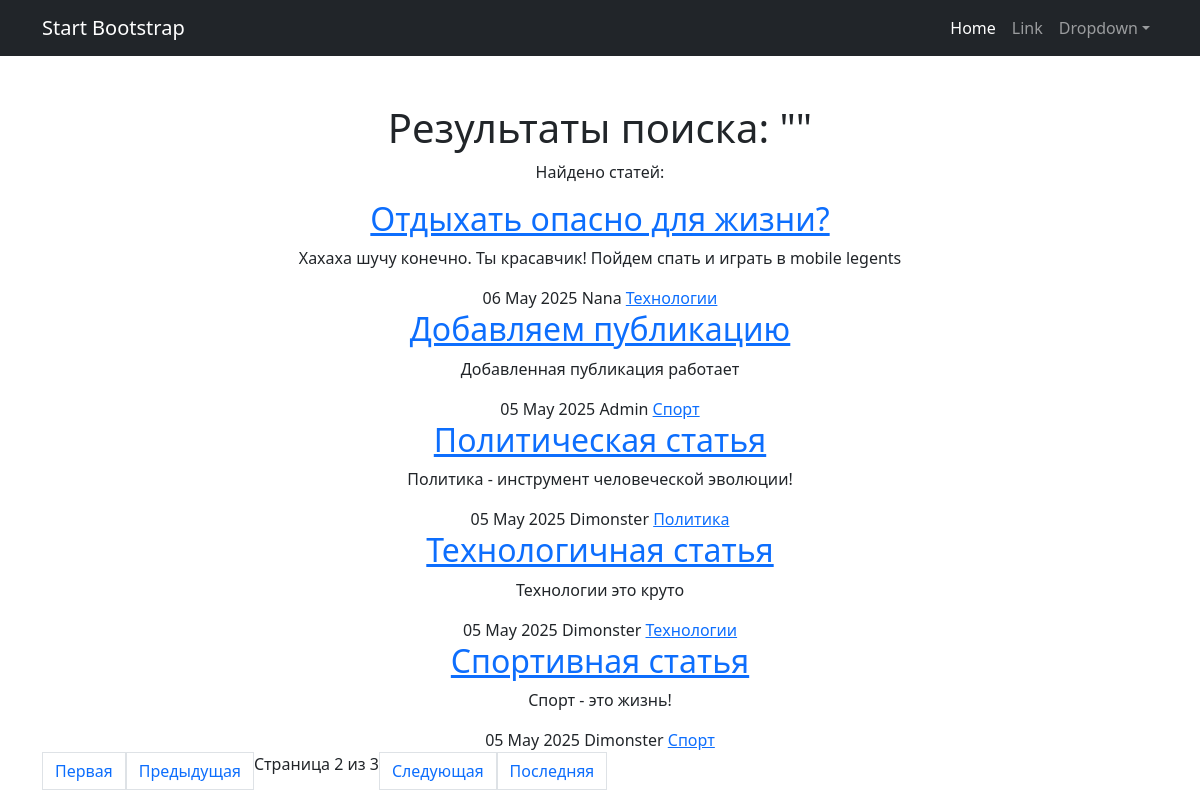
The page /article_search/?q=&page=2 on the database its author committed.
### info/models.py (models this page shows, shortened)
class Article(models.Model):
    title = models.CharField(max_length=200)
    content = models.TextField()
    pub_date = models.DateTimeField('date published')
    author = models.ForeignKey(User, on_delete=models.CASCADE, related_name='articles')
    categories = models.ManyToManyField(Category, related_name='articles', verbose_name="Категории")
    class Meta:
        permissions = [
            ('can_create_article', 'Может создавать статью'),
            ('can_edit_article', 'Может редактировать статью'),
            ('can_delete_article', 'Может удалять статью'),
        ]

class Category(models.Model):
    name = models.CharField(max_length=255, unique=True)
    subscribers = models.ManyToManyField(User, related_name='subscribed_categories', blank=True)

### info/views.py (the view)
# urls.py: path('article_search/', article_search, name='article_search'),
def article_search(request):
    query = request.GET.get('q', '')
    articles = Article.objects.all()
    if query:
        articles = articles.filter(
            Q(title__icontains=query) |
            Q(content__icontains=query)
        ).distinct()
    paginator = Paginator(articles.order_by('-pub_date'), 5)
    page_number = request.GET.get('page')
    page_obj = paginator.get_page(page_number)
    return render(request, 'article_search.html', {
        'page_obj': page_obj,
        'search_query': query
    })

### accounts/templatetags/auth_extras.py (called while the page is built)
@register.filter(name='in_group')
def in_group(user, group_name):
    return user.groups.filter(name=group_name).exists()

### info/templatetags/my_filters.py (called while the page is built)
@register.filter(name='censor')
def censor(value):
    for pattern in BAD_PATTERNS:
        regex_pattern = re.compile(pattern, re.IGNORECASE)  # Игнорирование регистра
        value = regex_pattern.sub(lambda x: '*' * len(x.group()), value)
    return value

### templates/article_search.html (shortened to what this page needs)
{% extends 'default.html' %}
{% load my_filters %}
{% load auth_extras %}
{% block content %}
<div class="search-results">
    <h1> Результаты поиска: "{{ search_query }}"</h1>
    <p class="search-stats">Найдено статей: {{ total_results }}</p>
    <div class="articles-list">
        {% if page_obj.object_list %}
            {% for article in page_obj %}
                <div class="article-card">
                    <div class="article-content">
                        <h2 class="article-title">
                            <a href="{% url 'article_detail' article.id %}">{{ article.title|censor }}</a>
                        </h2>
                        <p class="article-preview">{{ article.content|censor|truncatechars:200 }}</p>
                        <div class="article-meta">
                            <span class="article-date">
                                 {{ article.pub_date|date:"d M Y" }}
                            </span>
                            <span class="article-author">
                                 {{ article.author.username }}
                            </span>
                            <span class="article-categories">
                                {% for category in article.categories.all %}
                                    <a href="{% url 'articles' %}?category={{ category.name }}" class="category-tag">
                                        {{ category.name }}
                                    </a>
                                {% endfor %}
                            </span>
                        </div>
                    </div>
                </div>
            {% endfor %}
        {% else %}
            <div class="no-results alert alert-info">
                <i class="fas fa-exclamation-circle"></i> По запросу "{{ search_query }}" ничего не найдено
            </div>
        {% endif %}
    </div>
    {% if page_obj.paginator.num_pages > 1 %}
    <div class="pagination">
        {% if page_obj.has_previous %}
            <a href="?q={{ search_query }}&page=1" class="page-link first-page">
                 Первая
            </a>
            <a href="?q={{ search_query }}&page={{ page_obj.previous_page_number }}" class="page-link prev-page">
                 Предыдущая
            </a>
        {% endif %}
        <span class="current-page">
            Страница {{ page_obj.number }} из {{ page_obj.paginator.num_pages }}
        </span>
        {% if page_obj.has_next %}
            <a href="?q={{ search_query }}&page={{ page_obj.next_page_number }}" class="page-link next-page">
                Следующая
            </a>
            <a href="?q={{ search_query }}&page={{ page_obj.paginator.num_pages }}" class="page-link last-page">
                Последняя
            </a>
        {% endif %}
    </div>
    {% endif %}
</div>
{% endblock content %}

### rows shown on the page
Article: title|censor "Отдыхать опасно для жизни?", content|censor "Хахаха шучу конечно. Ты красавчик! Пойдем спать и играть в mobile legents", pub_date "06 May 2025", author.username "Nana"
Category: name "Технологии"
Article: title|censor "Добавляем публикацию", content|censor "Добавленная публикация работает", pub_date "05 May 2025", author.username "Admin"
Category: name "Спорт"
Article: title|censor "Политическая статья", content|censor "Политика - инструмент человеческой эволюции!", pub_date "05 May 2025", author.username "Dimonster"
Category: name "Политика"
Article: title|censor "Технологичная статья", content|censor "Технологии это круто", pub_date "05 May 2025", author.username "Dimonster"
Article: title|censor "Спортивная статья", content|censor "Спорт - это жизнь!", pub_date "05 May 2025", author.username "Dimonster"

### other values the page prints
{{ page_obj.number }} "2"
{{ page_obj.paginator.num_pages }} "3"
